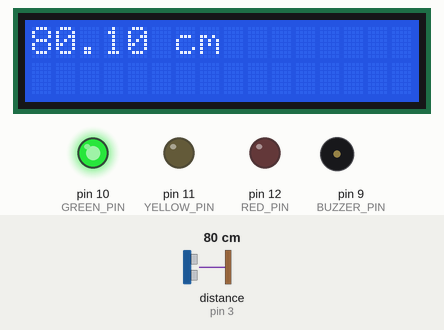
Simulated run of this sketch. Board: Arduino Uno, built with avr-gcc and run on an emulated ATmega328P. Parts: 16×2 character LCD, output pins drawn as LEDs (lit = HIGH), buzzer (waves = sounding). Wiring (inferred from the names in the program): ultrasonic range finder: trigger pin 4; echo pin 3. Dashed ring = blinking. The test bench sets the inputs (shaded band); at power-on: distance to the obstacle (sensor on pin 3) 80 cm. The echo pulse lasts 58.3 µs per cm; pins used as bus, display or sensor lines are not drawn.

Above: at 1.6 s.
1.7 s: distance to the obstacle (sensor on pin 3) set to 18 cm
At 3.2 s:
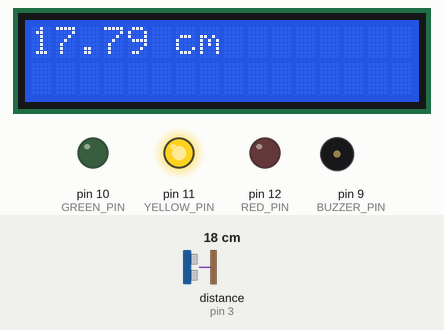
3.8 s: distance to the obstacle (sensor on pin 3) set to 2 cm
At 5.2 s:
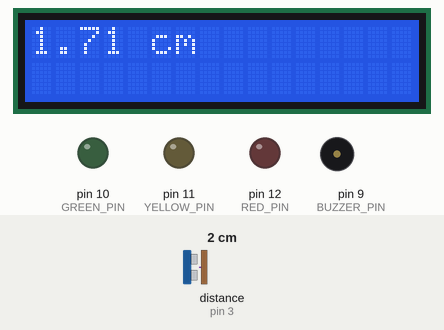
6.8 s: distance to the obstacle (sensor on pin 3) set to 13 cm
At 7.2 s:
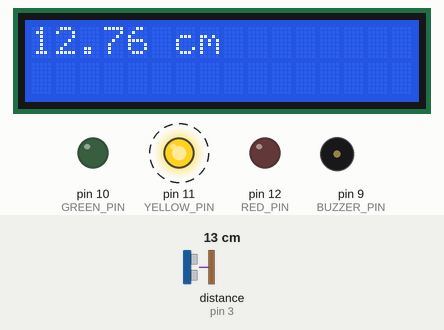
Timing chart, 0 to 14.3 s (numbered marks = the images above; inputs shaded):
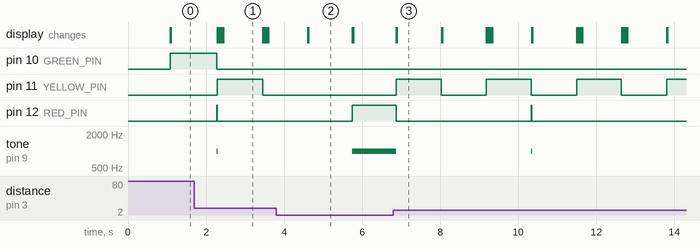

The sketch:

obstacle_detection.ino
```cpp
#define ECHO_PIN 3
#define TRIGGER_PIN 4
#include <LiquidCrystal_I2C.h>
#define RED_PIN 12
#define YELLOW_PIN 11
#define GREEN_PIN 10
#define BUZZER_PIN 9
#define BUTTON_PIN 2
#define Threshold_RED 10.0
#define Threshold_Yellow 20.0

LiquidCrystal_I2C lcd(0x27,16,2);

// Ultra sonic sensor
unsigned long lastTimeUltrasonicTrigger = millis();
unsigned long ultrasonicTriggerDelay = 100;

//Red LED
unsigned long lastTimeRED = millis();
unsigned long REDdelay = 500;
byte Redstate = LOW;

//Yellow LED
unsigned long lastTimeYELLOW = millis();
unsigned long YELLOWdelay = 500;
byte Yellowstate = LOW;


void triggerUltrasonicSensor()
{
  digitalWrite(TRIGGER_PIN,LOW);
  delayMicroseconds(2);
  digitalWrite(TRIGGER_PIN,HIGH);
  delayMicroseconds(10);
  digitalWrite(TRIGGER_PIN,LOW);
}

void blinkRED() {
  Redstate = !Redstate;                     // Toggle state
  digitalWrite(RED_PIN, Redstate);          // Actually turn LED on/off
  if (Redstate == HIGH) {
    tone(BUZZER_PIN, 1000); // 1kHz beep
  } else {
    noTone(BUZZER_PIN);
  }

  lastTimeRED = millis();
}


void blinkYELLOW() {
  Yellowstate = !Yellowstate;
  digitalWrite(YELLOW_PIN, Yellowstate);
  lastTimeYELLOW = millis();
}

double getUltraSonicDistance()
{
  double durationMicros = pulseIn(ECHO_PIN, HIGH);
  double distance = durationMicros / 58.0;
  return distance;
}


void setup() {
  Serial.begin(115200);
  pinMode(ECHO_PIN, INPUT);
  pinMode(TRIGGER_PIN, OUTPUT);
  pinMode(RED_PIN, OUTPUT);
  pinMode(YELLOW_PIN, OUTPUT);
  pinMode(GREEN_PIN, OUTPUT);
  pinMode(BUZZER_PIN,OUTPUT);
  pinMode(BUTTON_PIN, INPUT);

  lcd.init();
  lcd.backlight();
  lcd.clear();

}


void loop() {
  unsigned long timeNow = millis();

  if (timeNow - lastTimeUltrasonicTrigger > ultrasonicTriggerDelay) {
    lastTimeUltrasonicTrigger += ultrasonicTriggerDelay;
    triggerUltrasonicSensor();
  }

  double distance = getUltraSonicDistance();

  if (distance < Threshold_RED && (timeNow - lastTimeRED > REDdelay)) {
    blinkRED();
    digitalWrite(YELLOW_PIN, LOW); // Turn off Yellow
    digitalWrite(GREEN_PIN, LOW);  // Turn off Green
  }
  else if (distance >= Threshold_RED && distance < Threshold_Yellow && (timeNow - lastTimeYELLOW > YELLOWdelay)) {
    blinkYELLOW();
    digitalWrite(RED_PIN, LOW);    // Turn off Red
    digitalWrite(GREEN_PIN, LOW);  // Turn off Green
    noTone(BUZZER_PIN);
  }
  else if (distance >= Threshold_Yellow) {
    digitalWrite(GREEN_PIN, HIGH); // Turn on Green
    digitalWrite(RED_PIN, LOW);
    digitalWrite(YELLOW_PIN, LOW);
    noTone(BUZZER_PIN);
  }

  lcd.setCursor(0, 0);
  lcd.print(distance);
  lcd.print(" cm   ");
}
```

Measured:
- after the input at 1.7 s, pin 10 (GREEN_PIN): goes on until 2.3 s, then stays LOW; pin 11 (YELLOW_PIN): LOW → HIGH after 0.59 s, → LOW 1.2 s later; the display: first differs from a run without the input after 0.60 s (image 1)
- after the input at 3.8 s, pin 11 (YELLOW_PIN): stays LOW (without the input it goes to HIGH after 0.80 s); pin 12 (RED_PIN): LOW → HIGH after 1.9 s; tone on pin 9 (BUZZER_PIN): silent → 1000 Hz after 1.9 s
- after the input at 6.8 s, pin 11 (YELLOW_PIN): alternates HIGH for 1.1 s and LOW for 1.2 s, starting after 0.08 s
- what the display in image 1 shows lasts 1.1 s, from 2.4 s to 3.5 s
- what the display in image 2 shows lasts 1.1 s, from 4.6 s to 5.7 s
